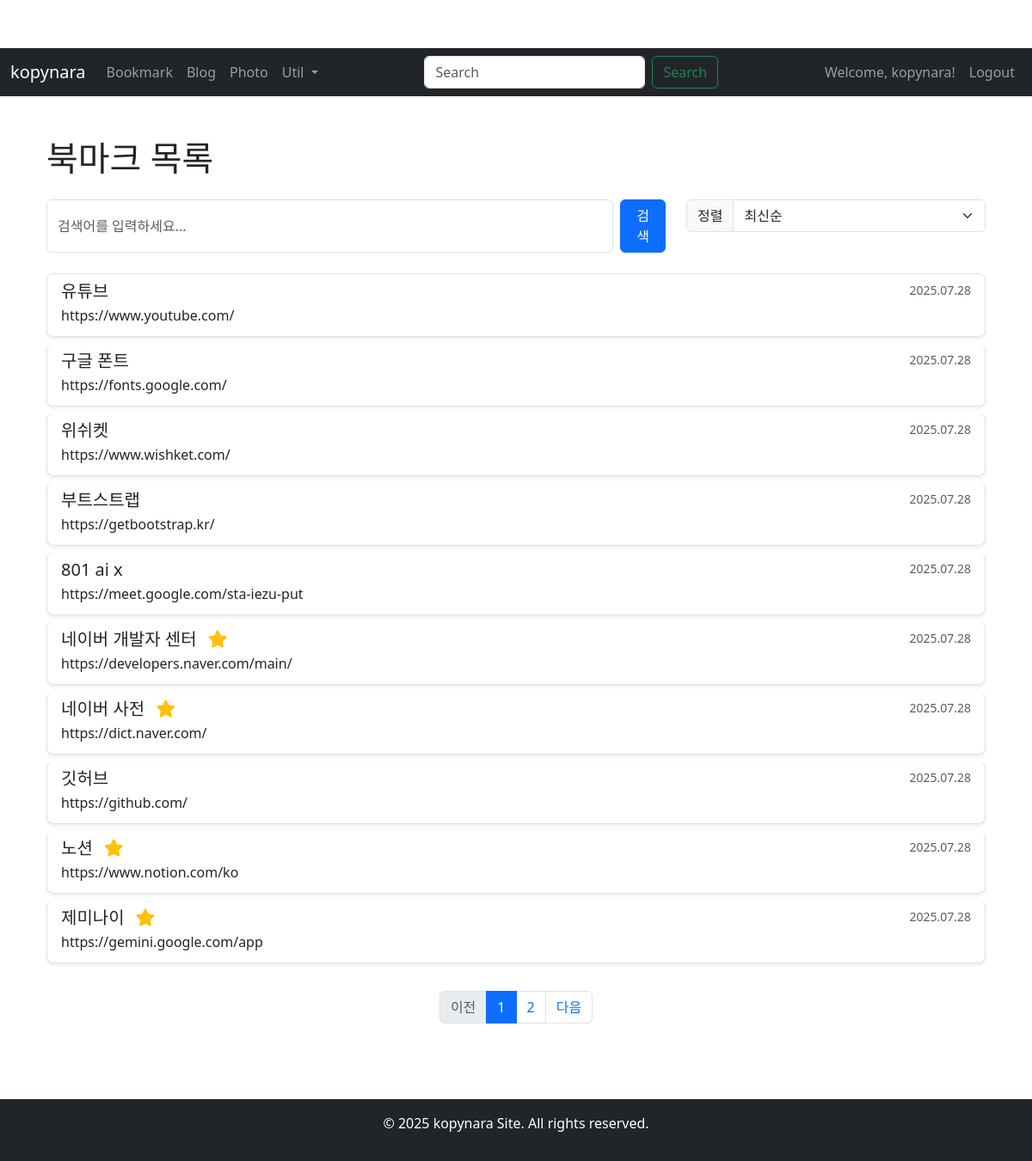
Page /bookmark/ (signed in) on the committed database.
### bookmark/models.py (models this page shows, shortened)
class Bookmark(models.Model):
    title = models.CharField(max_length=100, verbose_name='제목')
    url = models.URLField(unique=True, verbose_name='URL')
    category = models.ForeignKey(
        Category,
        on_delete=models.SET_NULL,
        blank=True,
        null=True,
        related_name='bookmarks',
        verbose_name='카테고리'
    )
    description = models.TextField(blank=True, verbose_name='설명/메모')
    thumbnail_url = models.URLField(blank=True, null=True, verbose_name='썸네일 URL')
    owner = models.ForeignKey(
        settings.AUTH_USER_MODEL,
        on_delete=models.CASCADE,
        related_name='my_bookmarks',
        verbose_name='소유자'
    )
    is_favorite = models.BooleanField(default=False, verbose_name='즐겨찾기')
    created_at = models.DateTimeField(auto_now_add=True, verbose_name='생성일')
    updated_at = models.DateTimeField(auto_now=True, verbose_name='수정일')
    class Meta:
        verbose_name = '북마크'
        verbose_name_plural = '북마크 목록'
        ordering = ['-created_at']

### bookmark/views.py (the view)
# urls.py: path('', views.BookmarkListView.as_view(), name='index'),
class BookmarkListView(LoginRequiredMixin, ListView):
    model = Bookmark
    template_name = 'bookmark/bookmark_list.html'
    context_object_name = 'bookmarks'
    paginate_by = 10
    login_url = '/admin/login/'
    def get_queryset(self):
        queryset = super().get_queryset().filter(owner=self.request.user)
        sort_by = self.request.GET.get('sort', 'created_at') # 기본값: created_at
        order = self.request.GET.get('order', 'desc') # 기본값: 내림차순
        valid_sort_fields = ['title', 'url', 'created_at', 'updated_at', 'category__name']
        if sort_by in valid_sort_fields:
            if order == 'desc':
                queryset = queryset.order_by(f'-{sort_by}')
            else:
                queryset = queryset.order_by(sort_by)
        return queryset
    def get_context_data(self, **kwargs):
        context = super().get_context_data(**kwargs)
        context['current_sort_by'] = self.request.GET.get('sort', 'created_at')
        context['current_order'] = self.request.GET.get('order', 'desc')
        paginator = context['paginator']
        page_obj = context['page_obj']
        max_pages_to_show = 5 # 보여줄 최대 페이지 번호 개수
        num_pages = paginator.num_pages
        current_page = page_obj.number
        start_page = max(1, current_page - (max_pages_to_show // 2))
        end_page = min(num_pages, start_page + max_pages_to_show - 1)
        if end_page - start_page + 1 < max_pages_to_show:
            start_page = max(1, end_page - max_pages_to_show + 1)
        context['page_range'] = range(start_page, end_page + 1)
        return context

### templates/bookmark/bookmark_list.html (shortened to what this page needs)
{% extends 'base.html' %}
{% load static %}
{% block content %}
    <div class="container my-4">
        <h1 class="mb-4">북마크 목록</h1>
        <div class="row mb-4">
            <div class="col-md-8">
                <form class="d-flex" role="search" action="{% url 'bookmark:search' %}" method="get">
                    <input class="form-control me-2" type="search" placeholder="검색어를 입력하세요..." aria-label="Search" name="q" value="{{ search_query }}">
                    <button class="btn btn-primary" type="submit">검색</button>
                </form>
            </div>
            <div class="col-md-4">
                <div class="input-group">
                    <label class="input-group-text" for="sortSelect">정렬</label>
                    <select class="form-select" id="sortSelect" onchange="location = this.value;">
                        <option value="{% url 'bookmark:index' %}?sort=created_at&order=desc{% if search_query %}&q={{ search_query }}{% endif %}"
                            {% if current_sort_by == 'created_at' and current_order == 'desc' %}selected{% endif %}>
                            최신순
                        </option>
                    </select>
                </div>
            </div>
        </div>
        {% if bookmarks %}
            <div class="list-group">
                {% for bookmark in bookmarks %}
                    <a href="{{ bookmark.url }}" target="_blank" class="list-group-item list-group-item-action flex-column align-items-start mb-2 rounded-3 shadow-sm">
                        <div class="d-flex w-100 justify-content-between">
                            <h5 class="mb-1">{{ bookmark.title }}
                                {% if bookmark.is_favorite %}
                                    <i class="fas fa-star text-warning ms-2"></i>
                                {% endif %}
                            </h5>
                            <small class="text-muted">
                                {{ bookmark.updated_at|date:"Y.m.d" }}
                            </small>
                        </div>
                        <p class="mb-1 text-break">{{ bookmark.url }}</p>
                    </a>
                {% endfor %}
            </div>
            {% if is_paginated %}
                <nav aria-label="Page navigation" class="mt-4">
                    <ul class="pagination justify-content-center">
                        {% if page_obj.has_previous %}
                            <li class="page-item">
                                <a class="page-link" href="?page={{ page_obj.previous_page_number }}{% if search_query %}&q={{ search_query }}{% endif %}{% if current_sort_by %}&sort={{ current_sort_by }}&order={{ current_order }}{% endif %}">이전</a>
                            </li>
                        {% else %}
                            <li class="page-item disabled">
                                <span class="page-link">이전</span>
                            </li>
                        {% endif %}
                        {% for i in page_range %}
                            <li class="page-item {% if page_obj.number == i %}active{% endif %}">
                                <a class="page-link" href="?page={{ i }}{% if search_query %}&q={{ search_query }}{% endif %}{% if current_sort_by %}&sort={{ current_sort_by }}&order={{ current_order }}{% endif %}">{{ i }}</a>
                            </li>
                        {% endfor %}
                        {% if page_obj.has_next %}
                            <li class="page-item">
                                <a class="page-link" href="?page={{ page_obj.next_page_number }}{% if search_query %}&q={{ search_query }}{% endif %}{% if current_sort_by %}&sort={{ current_sort_by }}&order={{ current_order }}{% endif %}">다음</a>
                            </li>
                        {% else %}
                            <li class="page-item disabled">
                                <span class="page-link">다음</span>
                            </li>
                        {% endif %}
                    </ul>
                </nav>
            {% endif %}
        {% else %}
            <div class="alert alert-info" role="alert">
                저장된 북마크가 없습니다.
            </div>
        {% endif %}
    </div>
{% endblock content %}

### templates/base.html (shortened to what this page needs)
{% load static %}
<!DOCTYPE html>
<html lang="ko">
<head>
    <link href="https://cdn.jsdelivr.net/npm/bootstrap@5.3.3/dist/css/bootstrap.min.css" rel="stylesheet" xintegrity="sha384-QWTKZyjpPEjISv5WaRU9OFeRpok6YctnYmDr5pNlyT2bRjXh0JMhjY6hW+ALEwIH">
    <link rel="stylesheet" href="https://cdnjs.cloudflare.com/ajax/libs/font-awesome/6.5.2/css/all.min.css" xintegrity="sha512-SnH5WK+bZxgPHs44uWIX+LLJAJ9/2PkPKZ5QiAj6Ta86w+fsb2j+FWy7f7j+dAyjUar5+76PVCmYl" />
    <link rel="stylesheet" href="{% static 'css/style.css' %}">
</head>
<body>
    <nav class="navbar navbar-expand-lg navbar-dark bg-dark">
        <div class="container-fluid">
            <a class="navbar-brand" href="{% url 'home:home' %}">kopynara</a>
            <div class="collapse navbar-collapse" id="navbarNav">
                <ul class="navbar-nav me-auto mb-2 mb-lg-0">
                    <li class="nav-item">
                        <a class="nav-link" href="{% url 'bookmark:index' %}">Bookmark</a>
                    </li>
                    <li class="nav-item">
                        <a class="nav-link" href="{% url 'blog:index' %}">Blog</a>
                    </li>
                    <li class="nav-item">
                        <a class="nav-link" href="{% url 'photo:index' %}">Photo</a>
                    </li>
                    <li class="nav-item dropdown">
                        <a class="nav-link dropdown-toggle" href="#" id="navbarDropdown" role="button" data-bs-toggle="dropdown" aria-expanded="false">
                            Util
                        </a>
                    </li>
                </ul>
                <form class="d-flex" role="search" action="{% url 'blog:search' %}" method="get">
                    <input class="form-control me-2" type="search" placeholder="Search" aria-label="Search" name="q">
                    <button class="btn btn-outline-success" type="submit">Search</button>
                </form>
                <ul class="navbar-nav ms-auto">
                    {% if user.is_authenticated %}
                        <li class="nav-item">
                            <a class="nav-link" href="#">Welcome, {{ user.username }}!</a>
                        </li>
                        <li class="nav-item">
                            <a class="nav-link" href="#">Logout</a>
                        </li>
                    {% endif %}
                </ul>
            </div>
        </div>
    </nav>
    <div class="main-content-wrapper">
        <div class="container my-4 d-flex flex-column flex-grow-1">
            {% block content %}
            {% endblock %}
        </div>
    </div>
    {% block footer %}
    <footer class="bg-dark text-white text-center py-3 mt-4">
        <div class="container">
            <p>&copy; 2025 kopynara Site. All rights reserved.</p>
        </div>
    </footer>
    {% endblock %}
</body>
</html>

### static/css/style.css (style rules this page uses)
body { padding-top: 56px; }

### templates/base.html (style rules this page uses)
html, body { height: 100%; }
body { display: flex; flex-direction: column; }
.main-content-wrapper { flex-grow: 1; }

### rows in the picture
Bookmark: title "유튜브", updated_at "2025.07.28", url "https://www.youtube.com/"
Bookmark: title "구글 폰트", updated_at "2025.07.28", url "https://fonts.google.com/"
Bookmark: title "위쉬켓", updated_at "2025.07.28", url "https://www.wishket.com/"
Bookmark: title "부트스트랩", updated_at "2025.07.28", url "https://getbootstrap.kr/"
Bookmark: title "801 ai x", updated_at "2025.07.28", url "https://meet.google.com/sta-iezu-put"
Bookmark: title "네이버 개발자 센터", is_favorite True (drawn), updated_at "2025.07.28", url "https://developers.naver.com/main/"
Bookmark: title "네이버 사전", is_favorite True (drawn), updated_at "2025.07.28", url "https://dict.naver.com/"
Bookmark: title "깃허브", updated_at "2025.07.28", url "https://github.com/"
Bookmark: title "노션", is_favorite True (drawn), updated_at "2025.07.28", url "https://www.notion.com/ko"
Bookmark: title "제미나이", is_favorite True (drawn), updated_at "2025.07.28", url "https://gemini.google.com/app"

### other values in the picture
{{ user.username }} "kopynara"
{{ i }} "1" "2"
